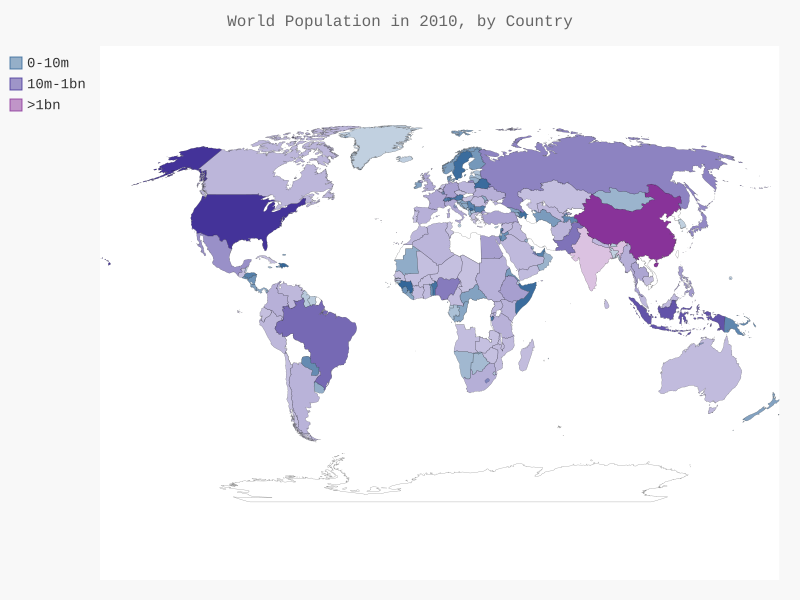

Write Python code to recreate this figure.
import json
import pygal

from pygal.style import RotateStyle as RC, LightColorizedStyle as LCS

from COUNTRIES.country_codes import get_country_code


# Carrega os dados em uma lista.
filename = 'population_data.json'
with open(filename) as f:
    pop_data = json.load(f)

# Constrói um dicionário com dados das populações.
cc_populations = {}
for pop_dict in pop_data:
    if pop_dict['Year'] == '2010':
        country_name = pop_dict['Country Name']
        population = int(float(pop_dict['Value']))
        code = get_country_code(country_name.split(', ')[0])
        if code:
            cc_populations[code] = population
        else:
            print(country_name)

# Agrupa os países em três níveis populacionais.
cc_pops_1, cc_pops_2, cc_pops_3 = {}, {}, {}
for cc, pop in cc_populations.items():
    if pop < 10000000:
        cc_pops_1[cc] = pop
    elif pop < 1000000000:
        cc_pops_2[cc] = pop
    else:
        cc_pops_3[cc] = pop

# Vê quantos países estão em cada nível
print(len(cc_pops_1), len(cc_pops_2), len(cc_pops_3))

wm_style = RC('#336699', base_style=LCS)

wm = pygal.maps.world.World(style=wm_style)
wm.force_uri_protocol = 'http'

wm.title = 'World Population in 2010, by Country'
wm.add('0-10m', cc_pops_1)
wm.add('10m-1bn', cc_pops_2)
wm.add('>1bn', cc_pops_3)

wm.render_to_file('16.5-Todos_paises.svg')
